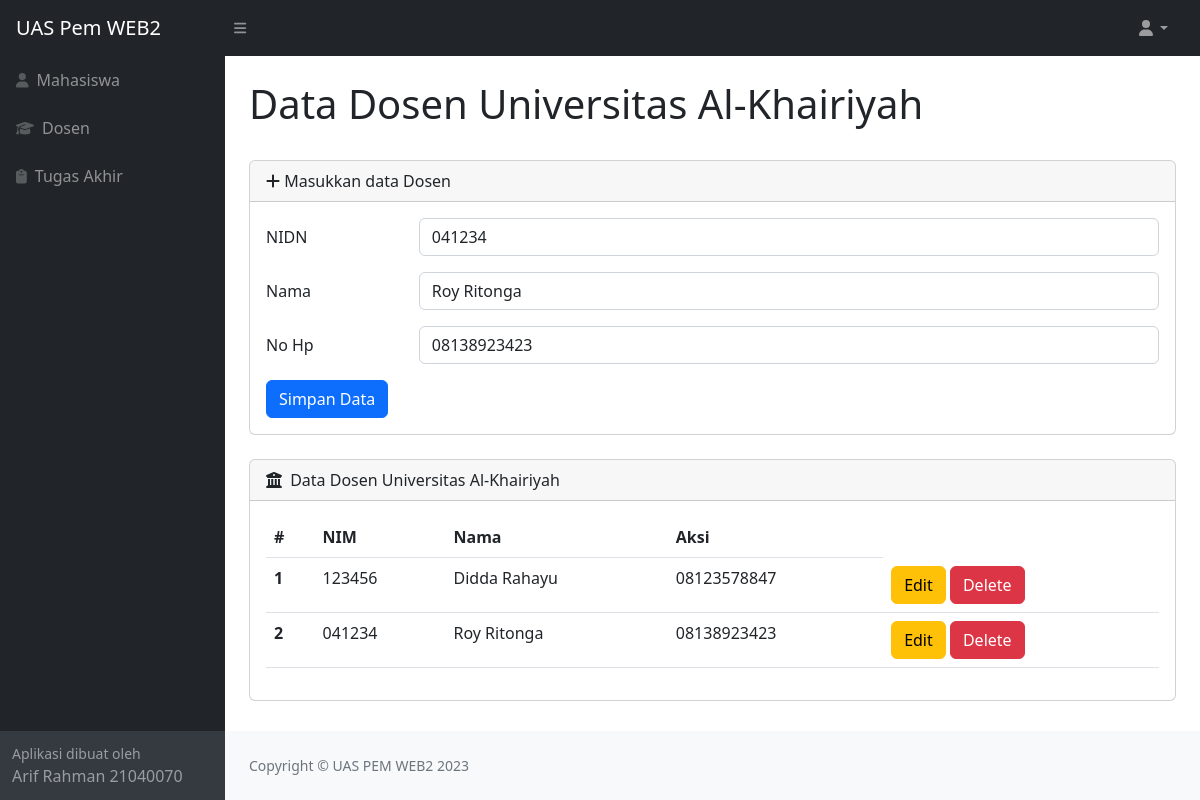
Page /dosen.php?op=edit&id=1 (signed in) on the committed database.
### tables this page shows
CREATE TABLE `dosen` (
  `id` int(11) NOT NULL,
  `nidn` varchar(25) NOT NULL,
  `nama` varchar(25) NOT NULL,
  `nohp` varchar(25) NOT NULL
);

### pages/content/dosen.php (the view, shortened to what this page needs)
<?php
include_once("koneksi/config.php");
$nidn        = "";
$nama       = "";
$nohp     = "";
if (isset($_GET['op'])) {
    $op = $_GET['op'];
} else {
    $op = "";
}
if ($op == 'edit') {
    $id         = $_GET['id'];
    $sql1       = "select * from dosen where id = '$id'";
    $q1         = mysqli_query($koneksi, $sql1);
    $r1         = mysqli_fetch_array($q1);
    $nidn        = $r1['nidn'];
    $nama       = $r1['nama'];
    $nohp       = $r1['nohp'];
}
?>
<main>
    <div class="container-fluid px-4">
        <h1 class="mt-4">Data Dosen Universitas Al-Khairiyah</h1>
        <div class="card mb-4">
            <div class="card-header">
                <i class="fas fa-plus"></i>
                Masukkan data Dosen
            </div>
            <div class="card-body">
                <form action="" method="POST">
                    <div class="mb-3 row">
                        <label for="nidn" class="col-sm-2 col-form-label">NIDN</label>
                        <div class="col-sm-10">
                            <input type="text" class="form-control" id="nidn" name="nidn" value="<?php echo $nidn ?>">
                        </div>
                    </div>
                    <div class="mb-3 row">
                        <label for="nama" class="col-sm-2 col-form-label">Nama</label>
                        <div class="col-sm-10">
                            <input type="text" class="form-control" id="nama" name="nama" value="<?php echo $nama ?>">
                        </div>
                    </div>
                    <div class="mb-3 row">
                        <label for="nohp" class="col-sm-2 col-form-label">No Hp</label>
                        <div class="col-sm-10">
                            <input type="text" class="form-control" id="nohp" name="nohp" value="<?php echo $nohp ?>">
                        </div>
                    </div>
                    <div class="col-12">
                        <input type="submit" name="simpan" value="Simpan Data" class="btn btn-primary" />
                    </div>
                </form>
            </div>
        </div>
    </div>
</main>
    <?php
    include_once("koneksi/config.php");
    ?>
<main>
    <div class="container-fluid px-4">
        <div class="card mb-4">
            <div class="card-header">
                <i class="fas fa-building-columns me-1"></i>
                Data Dosen Universitas Al-Khairiyah
            </div>
            <div class="card-body">
            <table class="table">
                    <thead>
                        <tr>
                            <th scope="col">#</th>
                            <th scope="col">NIM</th>
                            <th scope="col">Nama</th>
                            <th scope="col">Aksi</th>
                        </tr>
                    </thead>
                    <tbody>
                        <?php
                        $sql2   = "select * from dosen order by id desc";
                        $q2     = mysqli_query($koneksi, $sql2);
                        $urut   = 1;
                        while ($r2 = mysqli_fetch_array($q2)) {
                            $id         = $r2['id'];
                            $nidn       = $r2['nidn'];
                            $nama       = $r2['nama'];
                            $nohp       = $r2['nohp'];
                        ?>
                            <tr>
                                <th scope="row"><?php echo $urut++ ?></th>
                                <td scope="row"><?php echo $nidn ?></td>
                                <td scope="row"><?php echo $nama ?></td>
                                <td scope="row"><?php echo $nohp ?></td>
                                <td scope="row">
                                    <a href="dosen.php?op=edit&id=<?php echo $id ?>"><button type="button" class="btn btn-warning">Edit</button></a>
                                    <a href="dosen.php?op=delete&id=<?php echo $id?>" onclick="return confirm('Yakin mau delete data?')"><button type="button" class="btn btn-danger">Delete</button></a>
                                </td>
                            </tr>
                        <?php
                        }
                        ?>
                    </tbody>
                </table>
            </div>
        </div>
    </div>
</main>

### rows in the picture
dosen: nidn "041234", nama "Roy Ritonga", nohp "08138923423"
dosen: nidn "123456", nama "Didda Rahayu", nohp "08123578847"
